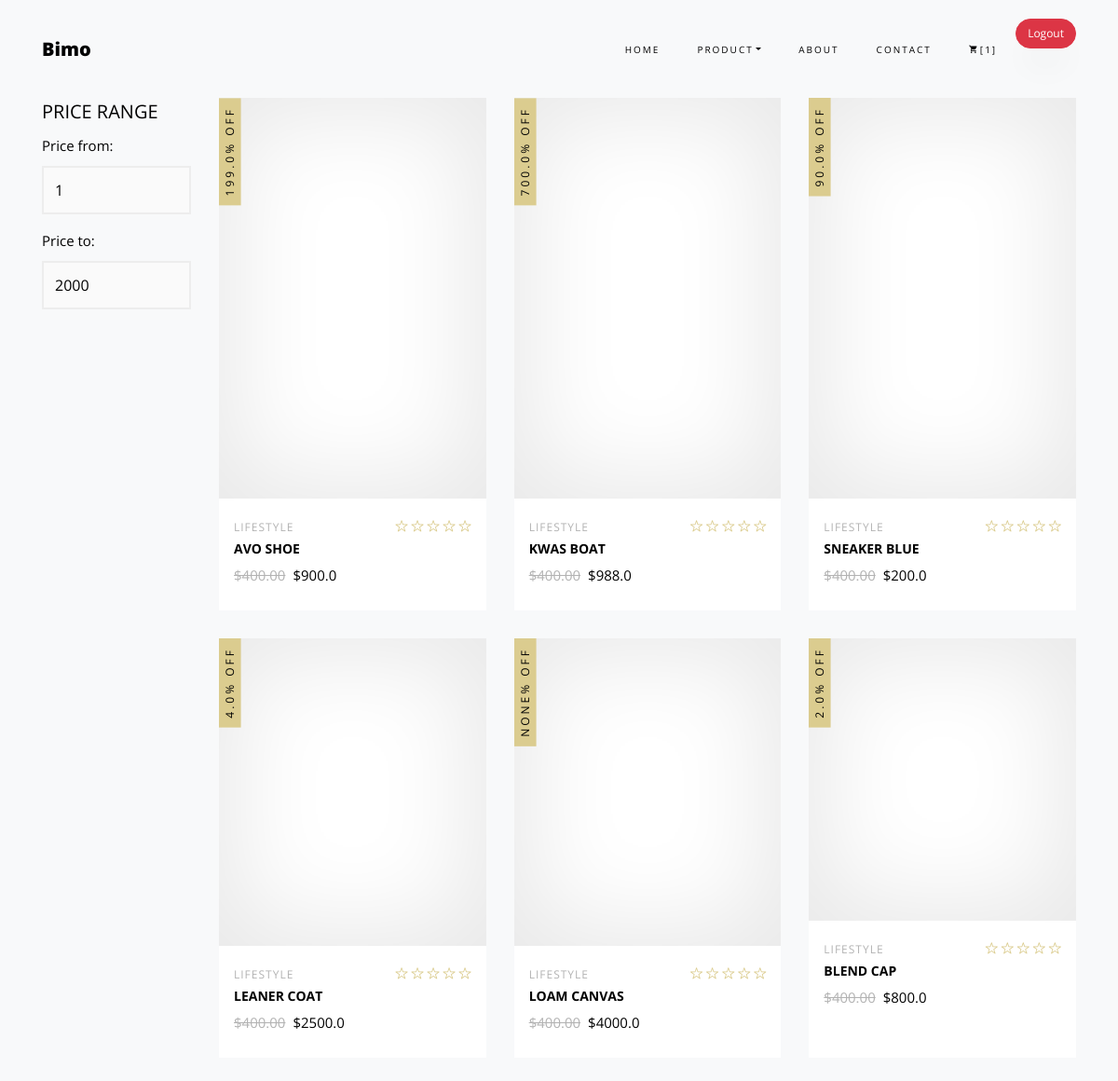
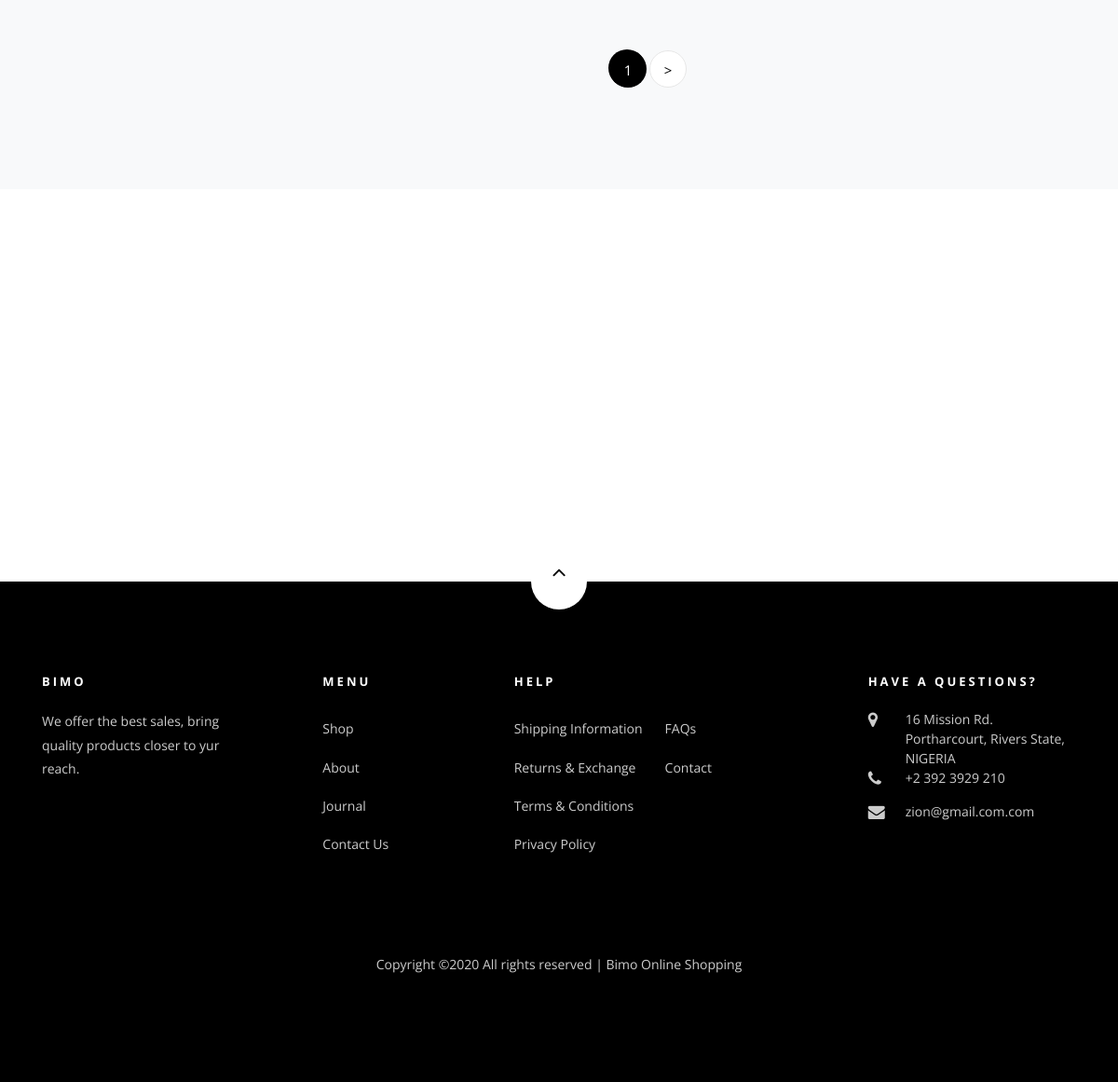
Page /Bimo/Fashion/ (signed in) on the committed database (2 pictures, top to bottom).
### Shopping/models.py (models this page shows, shortened)
class Order(models.Model):
    user = models.ForeignKey(settings.AUTH_USER_MODEL, on_delete=models.CASCADE)
    items = models.ManyToManyField(OrderedItem)
    date_ordered = models.DateTimeField(auto_now_add=True)
    status = models.BooleanField(default=False)
    billing_address = models.ForeignKey(
        'BillingAddress',on_delete=models.SET_NULL, null=True, blank=True)
    payment= models.ForeignKey(
        'Payment',on_delete=models.SET_NULL, null=True, blank=True)

class product(models.Model):
    slug = models.SlugField(default=PRODUCT_ID)
    title = models.CharField(max_length=100)
    price = models.FloatField()
    discount = models.FloatField(null=True, blank=True)
    P_type = models.CharField(choices=PRODUCT_TYPE, max_length=2)
    size = models.CharField(choices=PRODUCT_SIZE, max_length=2)
    sample = models.ImageField()
    Date = models.DateTimeField(auto_now=True)
    Time = models.TimeField(auto_now=True)

### Shopping/views.py (the view)
# urls.py: path('Fashion/', Fashion.as_view(), name='Fashion'),
class Fashion(LoginRequiredMixin,ListView):
    context_object_name = 'products'
    queryset = product.objects.filter(P_type='FS')
    template_name = 'shop.html'
    paginate_by = 6

### Shopping/templatetags/cart_template_tags.py (called while the page is built)
@register.filter
def cart_item_count(user):
    if user.is_authenticated:
        qs = Order.objects.filter(user=user, status=False)
        if qs.exists():
            return qs[0].items.count()
    return 0

### templates/shop.html (shortened to what this page needs)
{% extends 'base.html'%}
{% block header %}
{% load static %}
    <section class="ftco-section bg-light">
    	<div class="container">
    		<div class="row">
    			<div class="col-md-8 col-lg-10 order-md-last">
    				<div class="row">
                        {% for product in products %}
		    			<div class="col-sm-12 col-md-12 col-lg-4 ftco-animate d-flex">
		    				<div class="product d-flex flex-column">
		    					<a href="{% url 'Product_Single' product.slug %}" class="img-prod"><img class="img-fluid" src="{{product.sample.url}}" alt="Colorlib Template">
		    						<span class="status">{{product.discount}}% Off</span>
		    					</a>
		    					<div class="text py-3 pb-4 px-3">
		    						<div class="d-flex">
		    							<div class="cat">
				    						<span>Lifestyle</span>
				    					</div>
				    					<div class="rating">
			    							<p class="text-right mb-0">
			    								<a href="#"><span class="ion-ios-star-outline"></span></a>
			    								<a href="#"><span class="ion-ios-star-outline"></span></a>
			    								<a href="#"><span class="ion-ios-star-outline"></span></a>
			    								<a href="#"><span class="ion-ios-star-outline"></span></a>
			    								<a href="#"><span class="ion-ios-star-outline"></span></a>
			    							</p>
			    						</div>
			    					</div>
		    						<h3><a href="#">{{product.title}}</a></h3>
		  							<div class="pricing">
			    						<p class="price"><span class="mr-2 price-dc">$400.00</span><span class="price-sale">${{product.price}}</span></p>
			    					</div>
		    					</div>
		    				</div>
		    			</div>
						{% endfor %}
		    		</div>
					{% if  is_paginated %}
		    		<div class="row mt-5">
		          <div class="col text-center">
		            <div class="block-27">
		              <ul>
		                <li class="active"><a href="?page={{page_obj.number}}"><span>{{page_obj.number}}</span></a></li>
						   {% if page_obj.has_next %}
		                <li><a href="?page={{page_obj.next_page_number}}">&gt;</a></li>
						   {% endif %}
		              </ul>
		            </div>
		          </div>
		        </div>
					{% endif %}
		    	</div>
		    	<div class="col-md-4 col-lg-2">
		    		<div class="sidebar">
							<div class="sidebar-box-2">
								<h2 class="heading">Price Range</h2>
								<form method="post" class="colorlib-form-2">
		              <div class="row">
		                <div class="col-md-12">
		                  <div class="form-group">
		                    <label for="guests">Price from:</label>
		                    <div class="form-field">
		                      <select name="people" id="people" class="form-control">
		                        <option value="#">1</option>
		                      </select>
		                    </div>
		                  </div>
		                </div>
		                <div class="col-md-12">
		                  <div class="form-group">
		                    <label for="guests">Price to:</label>
		                    <div class="form-field">
		                      <select name="people" id="people" class="form-control">
		                        <option value="#">2000</option>
		                      </select>
		                    </div>
		                  </div>
		                </div>
		              </div>
		            </form>
							</div>
						</div>
    			</div>
    		</div>
    	</div>
    </section>
		<section class="ftco-gallery">
    	<div class="container">
    		<div class="row justify-content-center">
    		</div>
    	</div>
    	<div class="container-fluid px-0">
    		<div class="row no-gutters">
        </div>
    	</div>
    </section>
    <footer class="ftco-footer ftco-section">
      <div class="container">
      	<div class="row">
      		<div class="mouse">
						<a href="#" class="mouse-icon">
							<div class="mouse-wheel"><span class="ion-ios-arrow-up"></span></div>
						</a>
					</div>
      	</div>
        <div class="row mb-5">
          <div class="col-md">
            <div class="ftco-footer-widget mb-4">
              <h2 class="ftco-heading-2">Bimo</h2>
              <p>We offer the best sales, bring quality products closer to yur reach.</p>
              <ul class="ftco-footer-social list-unstyled float-md-left float-lft mt-5">
              </ul>
            </div>
          </div>
          <div class="col-md">
            <div class="ftco-footer-widget mb-4 ml-md-5">
              <h2 class="ftco-heading-2">Menu</h2>
              <ul class="list-unstyled">
                <li><a href="#" class="py-2 d-block">Shop</a></li>
                <li><a href="#" class="py-2 d-block">About</a></li>
                <li><a href="#" class="py-2 d-block">Journal</a></li>
                <li><a href="#" class="py-2 d-block">Contact Us</a></li>
              </ul>
            </div>
          </div>
          <div class="col-md-4">
             <div class="ftco-footer-widget mb-4">
              <h2 class="ftco-heading-2">Help</h2>
              <div class="d-flex">
	              <ul class="list-unstyled mr-l-5 pr-l-3 mr-4">
	                <li><a href="#" class="py-2 d-block">Shipping Information</a></li>
	                <li><a href="#" class="py-2 d-block">Returns &amp; Exchange</a></li>
	                <li><a href="#" class="py-2 d-block">Terms &amp; Conditions</a></li>
	                <li><a href="#" class="py-2 d-block">Privacy Policy</a></li>
	              </ul>
	              <ul class="list-unstyled">
	                <li><a href="#" class="py-2 d-block">FAQs</a></li>
	                <li><a href="#" class="py-2 d-block">Contact</a></li>
	              </ul>
	            </div>
            </div>
          </div>
          <div class="col-md">
            <div class="ftco-footer-widget mb-4">
            	<h2 class="ftco-heading-2">Have a Questions?</h2>
            	<div class="block-23 mb-3">
	              <ul>
	                <li><span class="icon icon-map-marker"></span><span class="text">16 Mission Rd. Portharcourt,  Rivers State, NIGERIA</span></li>
	                <li><a href="#"><span class="icon icon-phone"></span><span class="text">+2 392 3929 210</span></a></li>
	                <li><a href="#"><span class="icon icon-envelope"></span><span class="text">zion@gmail.com.com</span></a></li>
	              </ul>
	            </div>
            </div>
          </div>
        </div>
        <div class="row">
          <div class="col-md-12 text-center">
            <p>
						  Copyright &copy;<script>document.write(new Date().getFullYear());</script> All rights reserved | Bimo Online Shopping</i></a>
						</p>
          </div>
        </div>
      </div>
    </footer>
 {% endblock %}

### templates/base.html (shortened to what this page needs)
{% load static %}
{% load cart_template_tags %}
<!DOCTYPE html>
<html lang="en">
  <head>
    <link rel="stylesheet" href="{% static 'assets/css/open-iconic-bootstrap.min.css' %}">
    <link rel="stylesheet" href="{% static 'assets/css/animate.css' %}">
    <link rel="stylesheet" href="{% static 'assets/css/owl.carousel.min.css' %}">
    <link rel="stylesheet" href="{% static 'assets/css/owl.theme.default.min.css' %}">
    <link rel="stylesheet" href="{% static 'assets/css/magnific-popup.css' %}">
    <link rel="stylesheet" href="{% static 'assets/css/aos.css' %}">
    <link rel="stylesheet" href="{% static 'assets/css/ionicons.min.css' %}">
    <link rel="stylesheet" href="{% static 'assets/css/bootstrap-datepicker.css' %}">
    <link rel="stylesheet" href="{% static 'assets/css/jquery.timepicker.css' %}">
    <link rel="stylesheet" href="{% static 'assets/css/flaticon.css' %}">
    <link rel="stylesheet" href="{% static 'assets/css/icomoon.css' %}">
    <link rel="stylesheet" href="{% static 'assets/css/style.css' %}">
  </head>
  <body class="goto-here">
    <nav class="navbar navbar-expand-lg navbar-dark ftco_navbar bg-dark ftco-navbar-light" id="ftco-navbar">
        <div class="container">
          <a class="navbar-brand" href="index.html">Bimo</a>
          <div class="collapse navbar-collapse" id="ftco-nav">
            <ul class="navbar-nav ml-auto">
              <li class="nav-item active"><a href="{% url 'Index' %}" class="nav-link">Home</a></li>
              <li class="nav-item dropdown">
              <a class="nav-link dropdown-toggle" href="#" id="dropdown04" data-toggle="dropdown" aria-haspopup="true" aria-expanded="false">Product</a>
            </li>
              <li class="nav-item"><a href="{% url 'About' %}" class="nav-link">About</a></li>
              <li class="nav-item"><a href="{% url 'Contact' %}" class="nav-link">Contact</a></li>
              <li class="nav-item cta cta-colored"><a href="{% url 'Cart' %}" class="nav-link"><span class="icon-shopping_cart"></span>[{{request.user|cart_item_count}}]</a></li>
              <br><form action="{% url 'Logout' %}" method="post">{% csrf_token %}
                   {% if user.is_authenticated %}
                   <li class="nav-item"><button type="submit" class="btn btn-danger">Logout</button></a></li>
              </form>
                {% else %}
                     <li class="nav-item"><a href="{% url 'home' %}" ><button type="submit" class="btn btn-info">Login</button></a></li>
                    {% endif %}
            </ul>
          </div>
        </div>
      </nav>
    {% block header %}
    {% endblock %}

### static/assets/css/icomoon.css (style rules this page uses)
[class^="icon-"], [class*=" icon-"] { font-family: 'icomoon' !important; speak: none; font-style: normal; font-weight: normal; font-variant: normal; text-transform: none; line-height: 1; -webkit-font-smoothing: antialiased; -moz-osx-font-smoothing: grayscale; }
.icon-map-marker:before { content: "\f041"; }
.icon-phone:before { content: "\f095"; }
.icon-envelope:before { content: "\f0e0"; }
.icon-shopping_cart:before { content: "\e8cc"; }

### rows in the picture
product: discount "199.0", title "AVO SHOE", price "900.0"
product: discount "700.0", title "KWAS BOAT", price "988.0"
product: discount "90.0", title "SNEAKER BLUE", price "200.0"
product: discount "4.0", title "LEANER COAT", price "2500.0"
product: discount "NONE", title "LOAM CANVAS", price "4000.0"
product: discount "2.0", title "BLEND CAP", price "800.0"

### other values in the picture
{{ request.user|cart_item_count }} "1"
{{ page_obj.number }} "1"
